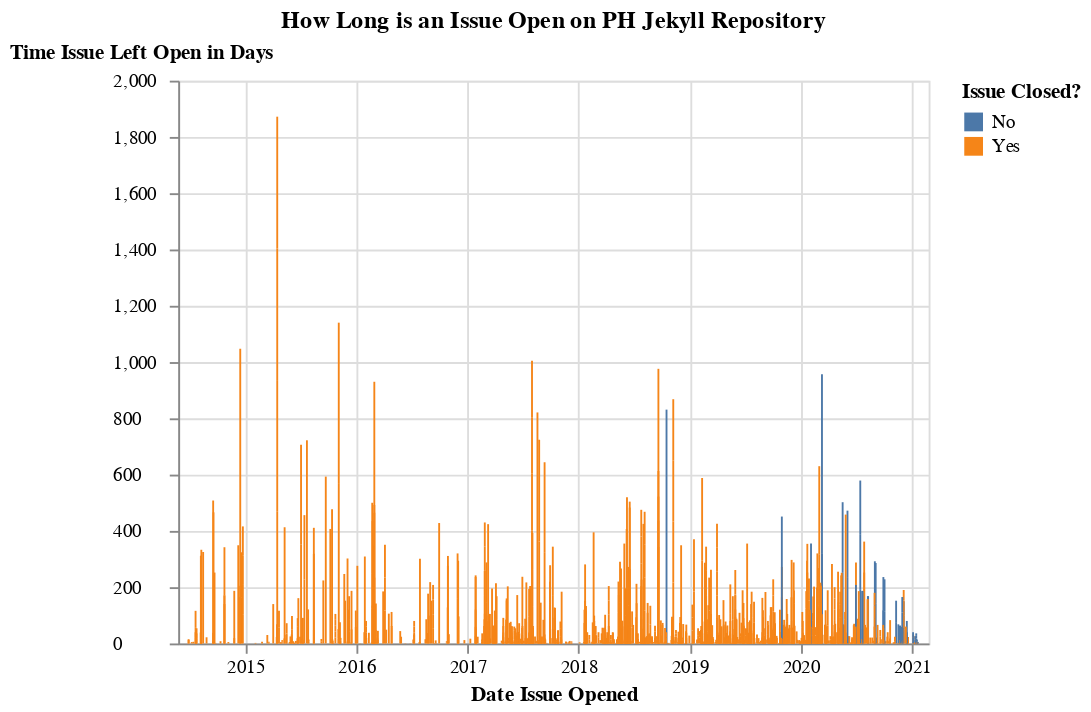

Notebook cell for this chart:
### Code cell
alt.Chart(df_labels).mark_bar(size=1).encode(
    x=alt.X('created_at:T', axis=alt.Axis(title='Date Issue Opened')),
    y=alt.Y('issue_delta:Q', axis=alt.Axis(title='Time Issue Left Open in Days')),
    color=alt.Color('still_open', legend=alt.Legend(title="Issue Closed?"))
).properties(
    title="How Long is an Issue Open on PH Jekyll Repository"
).configure_axisY(
    titleAngle=0, 
    titleY=-10,
    titleX=-20,
    labelPadding=30, 
    labelAlign='left'
)
# chart.save('chart.png', scale_factor=2.0)
# save(chart, 'chart.png', method='selenium', webdriver=driver, scale_factor=2.0)

### Figure 1 — Vega-Lite specification as saved in the notebook (floating-point values rounded to 4 significant figures; data arrays with more than 128 entries replaced by an {"elided": "..."} marker saying what was removed)
{"config": {"view": {"continuousWidth": 400, "continuousHeight": 300}, "axisY": {"labelAlign": "left", "labelPadding": 30, "titleAngle": 0, "titleX": -20, "titleY": -10}}, "data": {"name": "data-75c63c3c49e2129bfde756213127473a"}, "mark": {"type": "bar", "size": 1}, "encoding": {"color": {"type": "nominal", "field": "still_open", "legend": {"title": "Issue Closed?"}}, "x": {"type": "temporal", "axis": {"title": "Date Issue Opened"}, "field": "created_at"}, "y": {"type": "quantitative", "axis": {"title": "Time Issue Left Open in Days"}, "field": "issue_delta"}}, "title": "How Long is an Issue Open on PH Jekyll Repository", "$schema": "https://vega.github.io/schema/vega-lite/v4.8.1.json", "datasets": {"data-75c63c3c49e2129bfde756213127473a": {"elided": "2834 records"}}}
